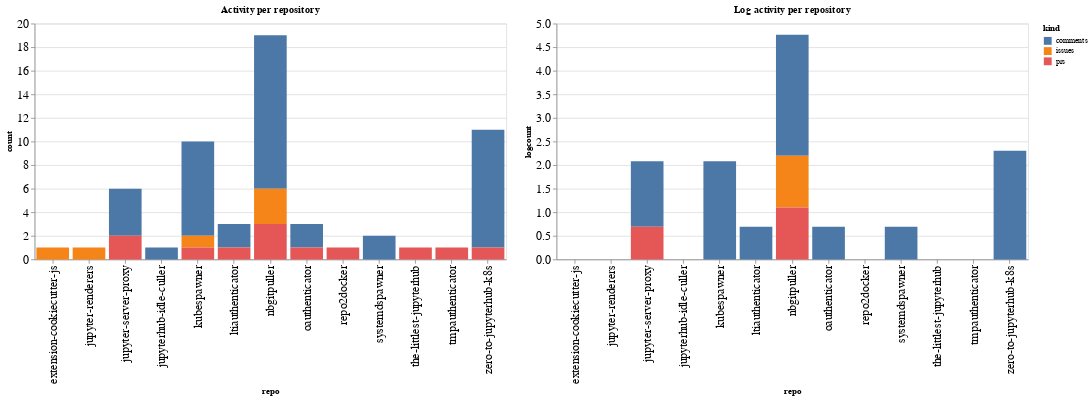

Write notebook code for a chart like this one.
### Code cell
ch1 = alt.Chart(repo_summaries, width=600, title="Activity per repository").mark_bar().encode(
    x='repo',
    y='count',
    color='kind',
    tooltip="kind"
)

ch2 = alt.Chart(repo_summaries, width=600, title="Log activity per repository").mark_bar().encode(
    x='repo',
    y='logcount',
    color='kind',
    tooltip="kind"
)

ch1 | ch2

### Figure 1 — Vega-Lite specification as saved in the notebook (floating-point values rounded to 4 significant figures)
{"config": {"axisLeft": {"labelFontSize": 15}, "axisBottom": {"labelFontSize": 15}}, "hconcat": [{"mark": "bar", "encoding": {"color": {"type": "nominal", "field": "kind"}, "tooltip": {"type": "nominal", "field": "kind"}, "x": {"type": "nominal", "field": "repo"}, "y": {"type": "quantitative", "field": "count"}}, "title": "Activity per repository", "width": 600}, {"mark": "bar", "encoding": {"color": {"type": "nominal", "field": "kind"}, "tooltip": {"type": "nominal", "field": "kind"}, "x": {"type": "nominal", "field": "repo"}, "y": {"type": "quantitative", "field": "logcount"}}, "title": "Log activity per repository", "width": 600}], "data": {"name": "data-3dda6eea8ae8977d6ad0d6add70d6096"}, "$schema": "https://vega.github.io/schema/vega-lite/v4.8.1.json", "datasets": {"data-3dda6eea8ae8977d6ad0d6add70d6096": [{"repo": "extension-cookiecutter-js", "kind": "issues", "count": 1, "logcount": 0.0}, {"repo": "jupyter-renderers", "kind": "issues", "count": 1, "logcount": 0.0}, {"repo": "jupyter-server-proxy", "kind": "comments", "count": 4, "logcount": 1.386}, {"repo": "jupyter-server-proxy", "kind": "prs", "count": 2, "logcount": 0.6931}, {"repo": "jupyterhub-idle-culler", "kind": "comments", "count": 1, "logcount": 0.0}, {"repo": "kubespawner", "kind": "comments", "count": 8, "logcount": 2.079}, {"repo": "kubespawner", "kind": "issues", "count": 1, "logcount": 0.0}, {"repo": "kubespawner", "kind": "prs", "count": 1, "logcount": 0.0}, {"repo": "ltiauthenticator", "kind": "comments", "count": 2, "logcount": 0.6931}, {"repo": "ltiauthenticator", "kind": "prs", "count": 1, "logcount": 0.0}, {"repo": "nbgitpuller", "kind": "comments", "count": 13, "logcount": 2.565}, {"repo": "nbgitpuller", "kind": "issues", "count": 3, "logcount": 1.099}, {"repo": "nbgitpuller", "kind": "prs", "count": 3, "logcount": 1.099}, {"repo": "oauthenticator", "kind": "comments", "count": 2, "logcount": 0.6931}, {"repo": "oauthenticator", "kind": "prs", "count": 1, "logcount": 0.0}, {"repo": "repo2docker", "kind": "prs", "count": 1, "logcount": 0.0}, {"repo": "systemdspawner", "kind": "comments", "count": 2, "logcount": 0.6931}, {"repo": "the-littlest-jupyterhub", "kind": "prs", "count": 1, "logcount": 0.0}, {"repo": "tmpauthenticator", "kind": "prs", "count": 1, "logcount": 0.0}, {"repo": "zero-to-jupyterhub-k8s", "kind": "comments", "count": 10, "logcount": 2.303}, {"repo": "zero-to-jupyterhub-k8s", "kind": "prs", "count": 1, "logcount": 0.0}]}}
